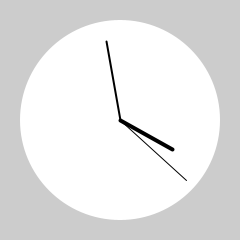
Frame 1 (no input)
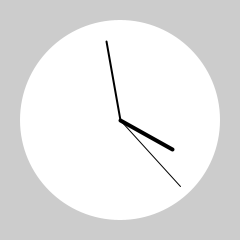
Frame 60 (the mouse pressed at the canvas centre just before this capture)
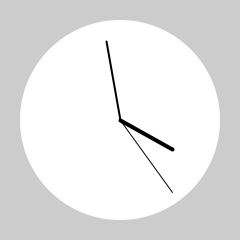
Frame 120 (the mouse held since frame 60 and released just before this capture)

The Processing sketch that drew these frames (run headless with seeded random() and noise(); from frame 60 on, the mouse is pressed at the canvas centre):

// Processing sketch: processing_16169
// ── processing_16169.pde

AnalogClock analogClock;
 
void setup() {
  size(240, 240);
  smooth();
  analogClock = new AnalogClock(width/2, height/2);
}
 
void draw() {
  background(204);
  analogClock.getTime();
  analogClock.display();
}
 
class AnalogClock extends Clock {
  float x, y;
   
  AnalogClock(float _x, float _y) {
    x = _x;
    y = _y;
  }
   
  void getTime() {
    super.getTime();
  }
   
  void display() {
    //盤
    noStroke();
    fill(255);
    ellipse (x, y, 200, 200);
    //針の色
    stroke(0);
    //時
    pushMatrix();
    translate(width/2, height/2);
    rotate((h + m/60.0) % 12 * TWO_PI/12);
    strokeWeight(4);
    line(0, 0, 0, -60);
    popMatrix();
    //分
    pushMatrix();
    translate(width/2, height/2);
    rotate((m + s/60.0) * TWO_PI/60);
    strokeWeight(2);
    line(0, 0, 0, -80);
    popMatrix();
    //秒
    pushMatrix();
    translate(width/2, height/2);
    rotate(s * TWO_PI/60);
    strokeWeight(1);
    line(0, 0, 0, -90);
    popMatrix();
  }
}
 
class Clock {
  int h, m, s;
  Clock() {
  }
   
  void getTime() {
    h = hour();
    m = minute();
    s = second();
  }
}
